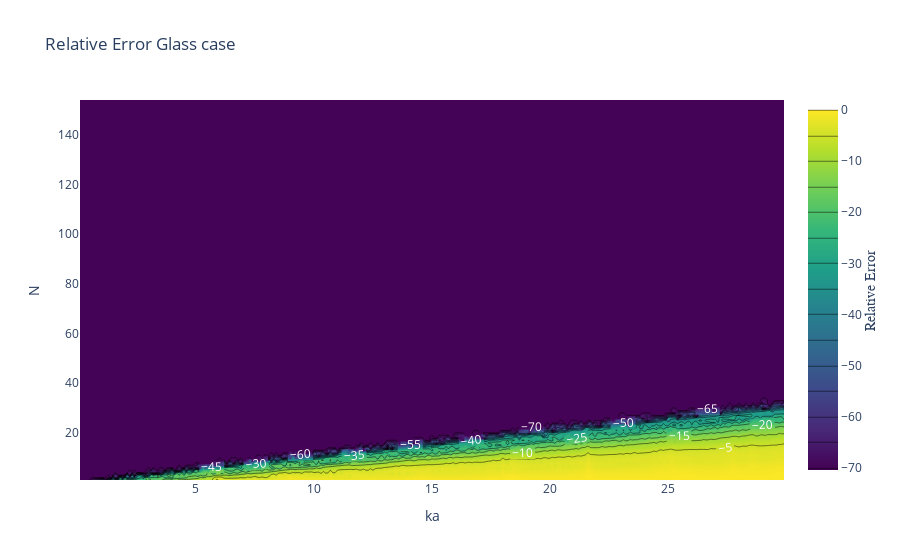

The code cell stored with this chart in its notebook:
### Code cell
z_prepared = np.transpose(np.array(logarifmic_relative_error_glass_raw))

colorscale = [[0, 'mediumturquoise'], [0.5, 'lightsalmon'], [1, 'gold']]
fig = go.Figure(data =
    go.Contour(
        z=z_prepared,
        x=ka_array,
        y=N_array,
        contours=dict(
            coloring ='heatmap',
            showlabels = True,
            labelfont = dict(
                size = 12,
                color = 'white',
            )
        ),
        colorscale="Viridis",
    colorbar=dict(
            title='Relative Error',
            titleside='right',
            titlefont=dict(
                size=14,
                family='Arial, sans-serif')
        )))
fig.update_layout(title = 'Relative Error Glass case')
fig.update_xaxes(title = 'ka')
fig.update_yaxes(title = 'N')
# fig.add_trace(go.Scatter(y=y_05_right, x=x_05, mode="lines", name="N = 0.5ka", line=dict(color="#19D3F3", width=2)))
# fig.add_trace(go.Scatter(y=y_10_right, x=x_10, mode="lines", name="N = ka", line=dict(color="#AB63FA", width=2)))
# fig.add_trace(go.Scatter(y=y_15_right, x=x_15, mode="lines", name="N = 1.5ka", line=dict(color="#FFA15A", width=2)))
# fig.add_trace(go.Scatter(y=y_20_right, x=x_20, mode="lines", name="N = 2ka", line=dict(color="#00CC96", width=2)))
# fig.add_trace(go.Scatter(y=y_25_right, x=x_25, mode="lines", name="N = 2.5ka", line=dict(color="#EF553B", width=2)))
# fig.add_trace(go.Scatter(y=y_30_right, x=x_30, mode="lines", name="N = 3ka", line=dict(color='royalblue', width=2)))
fig.update_layout(
    legend=dict(
        x=0,
        y=1,
        traceorder="reversed",
        title_font_family="Times New Roman",
        font=dict(
            family="Courier",
            size=12,
            color="black"
        ),
        bgcolor="White",
        bordercolor="black",
        borderwidth=1
    )
)
fig.show()

### Figure 1 — Plotly figure (JSON) as saved in the notebook; plotly's stock layout.template omitted (floating-point values rounded to 4 significant figures; data arrays with more than 128 entries replaced by an {"elided": "..."} marker saying what was removed)
{"data": [{"colorbar": {"title": {"font": {"family": "Arial, sans-serif", "size": 14}, "side": "right", "text": "Relative Error"}}, "colorscale": [[0, "#440154"], [0.1111, "#482878"], [0.2222, "#3e4989"], [0.3333, "#31688e"], [0.4444, "#26828e"], [0.5556, "#1f9e89"], [0.6667, "#35b779"], [0.7778, "#6ece58"], [0.8889, "#b5de2b"], [1, "#fde725"]], "contours": {"coloring": "heatmap", "labelfont": {"color": "white", "size": 12}, "showlabels": true}, "type": "contour", "x": {"elided": "299 float values"}, "y": {"elided": "154 int values"}, "z": {"elided": "154x299 float values"}}], "layout": {"legend": {"bgcolor": "White", "bordercolor": "black", "borderwidth": 1, "font": {"color": "black", "family": "Courier", "size": 12}, "title": {"font": {"family": "Times New Roman"}}, "traceorder": "reversed", "x": 0, "y": 1}, "title": {"text": "Relative Error Glass case"}, "xaxis": {"title": {"text": "ka"}}, "yaxis": {"title": {"text": "N"}}}}
